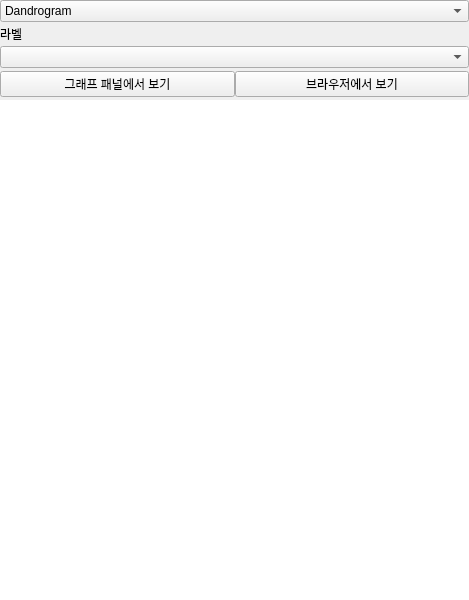
<?xml version="1.0" encoding="UTF-8"?>
<ui version="4.0">
 <class>Form</class>
 <widget class="QWidget" name="Form">
  <property name="geometry">
   <rect>
    <x>0</x>
    <y>0</y>
    <width>469</width>
    <height>587</height>
   </rect>
  </property>
  <property name="windowTitle">
   <string>Form</string>
  </property>
  <layout class="QGridLayout" name="gridLayout">
   <property name="leftMargin">
    <number>0</number>
   </property>
   <property name="topMargin">
    <number>0</number>
   </property>
   <property name="rightMargin">
    <number>0</number>
   </property>
   <property name="bottomMargin">
    <number>0</number>
   </property>
   <property name="horizontalSpacing">
    <number>0</number>
   </property>
   <property name="verticalSpacing">
    <number>3</number>
   </property>
   <item row="4" column="0">
    <widget class="QPushButton" name="plotBtn">
     <property name="text">
      <string>그래프 패널에서 보기</string>
     </property>
    </widget>
   </item>
   <item row="4" column="1">
    <widget class="QPushButton" name="browserBtn">
     <property name="text">
      <string>브라우저에서 보기</string>
     </property>
    </widget>
   </item>
   <item row="0" column="0" colspan="2">
    <widget class="QComboBox" name="comboBox">
     <item>
      <property name="text">
       <string>Dandrogram</string>
      </property>
     </item>
     <item>
      <property name="text">
       <string>Cophenet 상관계수 비교</string>
      </property>
     </item>
     <item>
      <property name="text">
       <string>Cophenet 거리패턴</string>
      </property>
     </item>
    </widget>
   </item>
   <item row="2" column="0">
    <widget class="QLabel" name="label">
     <property name="text">
      <string>라벨</string>
     </property>
    </widget>
   </item>
   <item row="5" column="0" colspan="2">
    <widget class="QWidget" name="harchi_panel" native="true">
     <property name="enabled">
      <bool>true</bool>
     </property>
     <property name="minimumSize">
      <size>
       <width>0</width>
       <height>500</height>
      </size>
     </property>
     <property name="styleSheet">
      <string notr="true">background-color: rgb(255, 255, 255);
border-color: rgb(255, 255, 255);</string>
     </property>
    </widget>
   </item>
   <item row="3" column="0" colspan="2">
    <widget class="QComboBox" name="labelCB"/>
   </item>
  </layout>
 </widget>
 <resources/>
 <connections/>
</ui>
